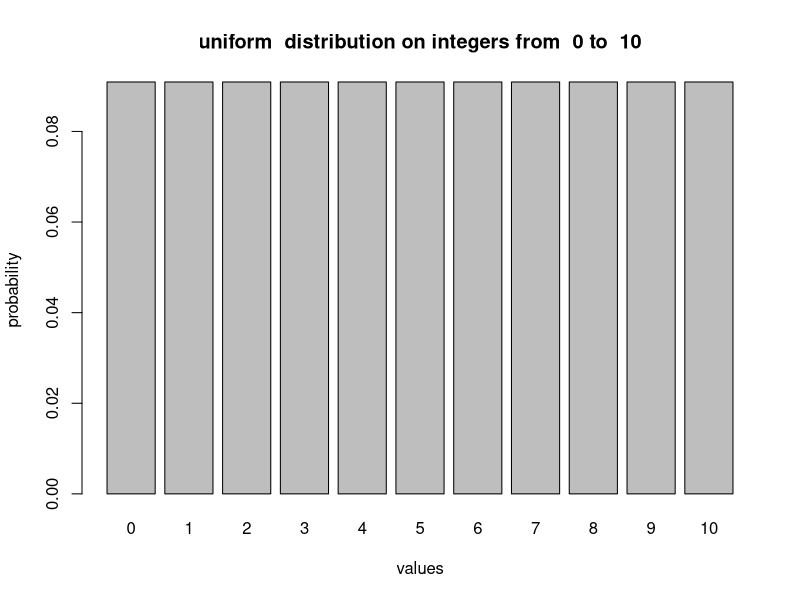
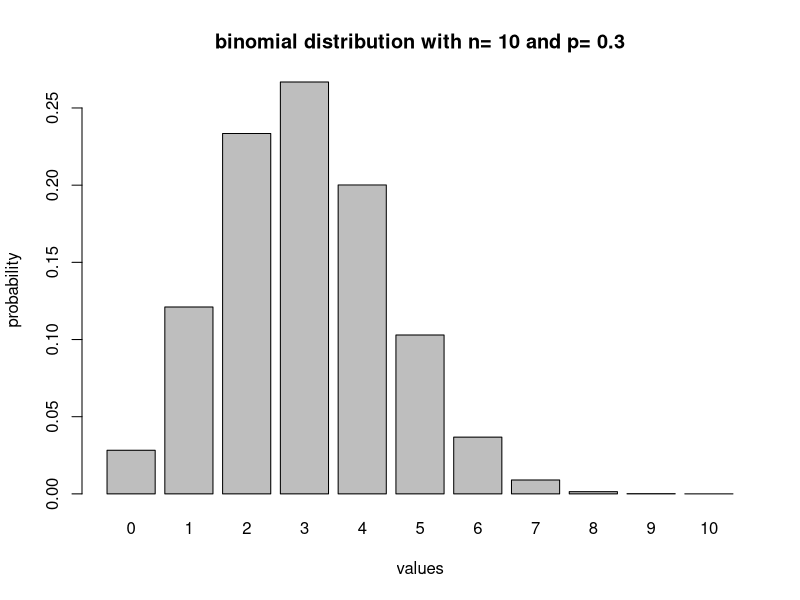
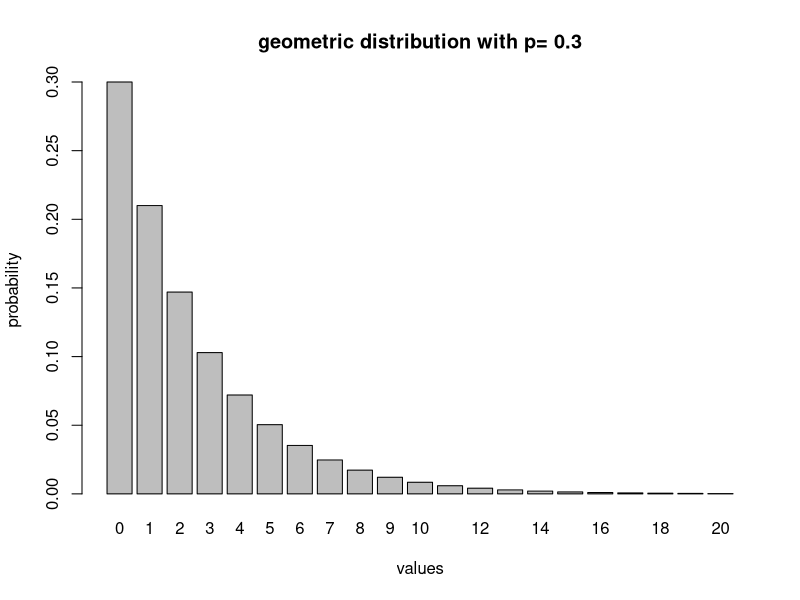
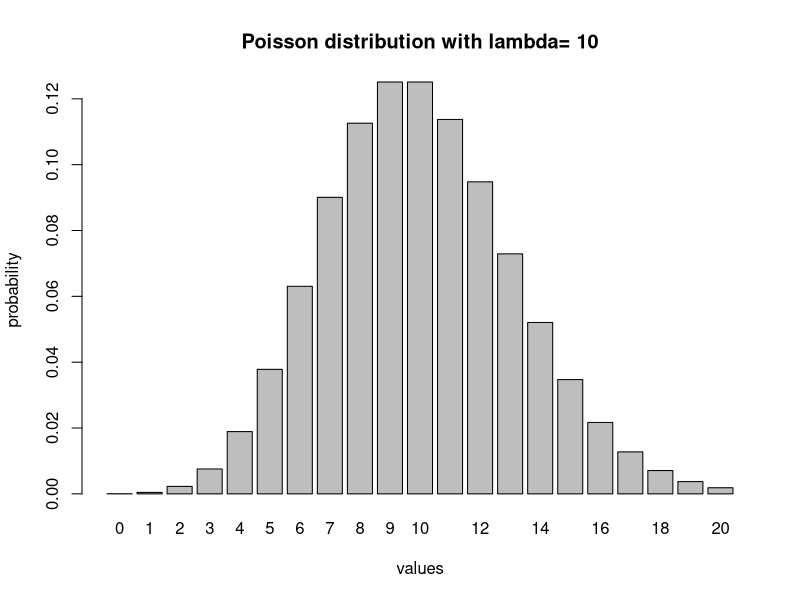
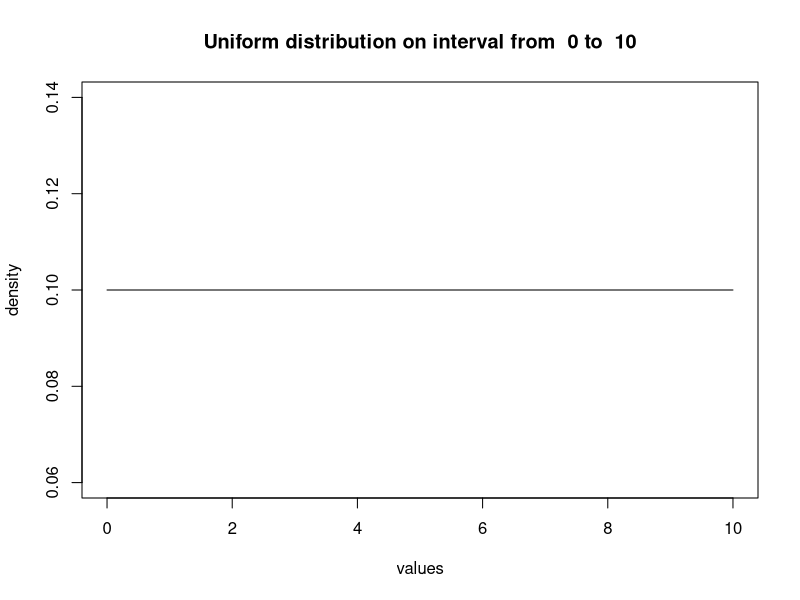
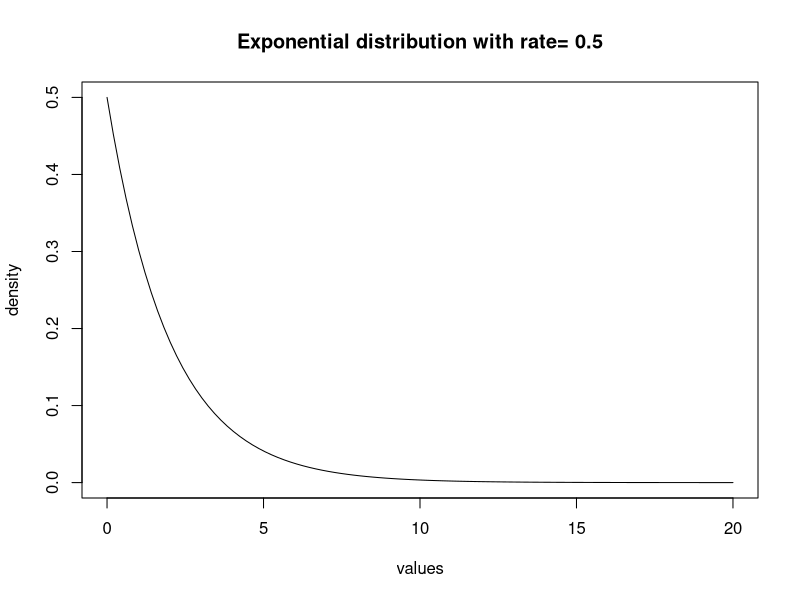
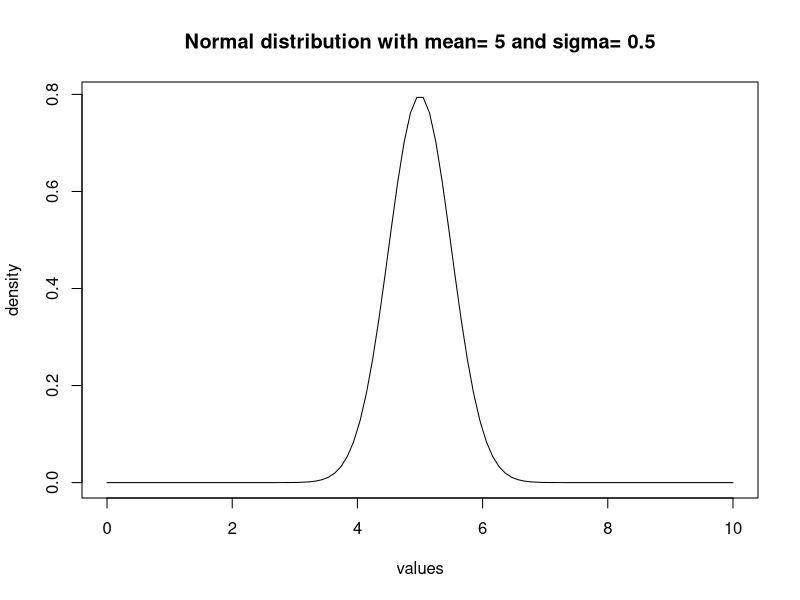
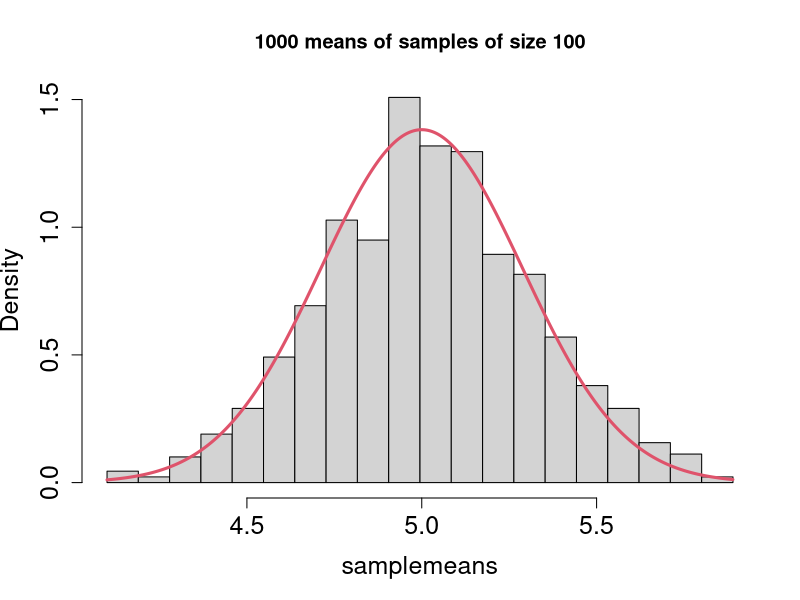

The R script that drew these images, in order:
## ---- chunk 1
knitr::opts_chunk$set(
  eval      = TRUE,
  comment   = "#",
  results   = "hold",
  message = FALSE,
  warning = FALSE,
  # collapse  = TRUE,
  fig.align = "center")
## ---- chunk 2
low <- 0 # minimum value
high <- 10 # maximum value
values <- low:high # vector of discrete values of the RV
num <- length(values)
probs <- rep(1 / num, num) # uniform mass function vector
barplot(probs, names.arg = values, xlab = 'values', ylab = 'probability',
        main = paste("uniform  distribution on integers from ", low, "to ", high))
## ---- chunk 3
unif.exp <- sum(values*probs)
paste("The expected value of uniform distribution is", unif.exp)
unif.var <- sum((unif.exp - values)^2*probs)
paste("The variance of uniform distribution is", unif.var)
## ---- chunk 4
n <- 10 # the number of trials
p <- 0.3 # the probability of success in one trial
values <- 0:n # vector of discrete values of the binomial
probs <- dbinom(values, n, p)
barplot(probs, names.arg = values, xlab = 'values', ylab = 'probability',
        main = paste("binomial distribution with n=", n, "and p=", p))
## ---- chunk 5
bin.exp <- sum(values*probs)
paste("The expected value of binomial distribution is", bin.exp)
bin.var <- sum((bin.exp - values)^2*probs)
paste("The variance of binomial distribution is", bin.var)
## ---- chunk 6
p <- 0.3 # the probability of success
low <- 0 # minimum value
high <- 20 # maximum value
values <- low:high # vector of discrete values of the RV
probs <- dgeom(values, p)
barplot(probs, names.arg = values, xlab = 'values', ylab = 'probability',
        main = paste("geometric distribution with p=", p))
## ---- chunk 7
geom.exp <- sum(values*probs)
paste("The expected value of geometric distribution is", geom.exp)
geom.var <- sum((geom.exp - values)^2*probs)
paste("The variance of geometric distribution is", geom.var)
## ---- chunk 8
low <- 0 # minimum value
high <- 20 # maximum value
lambda <- 10 # Poisson rate
values <- low:high # vector of discrete values of the RV
probs <- dpois(values, lambda)
barplot(probs, names.arg = values, xlab = 'values', ylab = 'probability',
        main = paste("Poisson distribution with lambda=", lambda))
## ---- chunk 9
pois.exp <- sum(values*probs)
paste("The expected value of Poisson distribution is", pois.exp)
pois.var <- sum((pois.exp - values)^2*probs)
paste("The variance of Poisson distribution is", pois.var)
## ---- chunk 10
low <- 0 # minimum value
high <- 10 # maximum values
number <- 100
values <- seq(low, high, length.out = number) # vector of discrete values of the RV
probs <- dunif(values, min=low, max = high)
plot(values, probs, t='l', xlab = 'values', ylab = 'density',
        main = paste("Uniform distribution on interval from ", low, "to ", high))
## ---- chunk 11
n <- 1000 # sample size
unif.sample <- runif(n, low, high) # generate sample
unif.exp <- mean(unif.sample)
paste("The expected value of uniform distribution is", unif.exp)
unif.var <- var(unif.sample)
paste("The variance of uniform distribution is", unif.var)
## ---- chunk 12
low <- 0 # minimum value
high <- 20 # maximum values
number <- 100
r <- 0.5
values <- seq(low,high,length.out = number) # vactor of discrete values of the RV
probs <- dexp(values, r)
plot(values, probs, t='l', xlab = 'values', ylab = 'density',
        main = paste("Exponential distribution with rate=", r))
## ---- chunk 13
n <- 1000 # sample size
exp.sample <- rexp(n, r) # generate sample
exp.exp <- mean(exp.sample)
paste("The expected value of exponential distribution is", exp.exp)
exp.var <- var(exp.sample)
paste("The variance of exponential distribution is", exp.var)
## ---- chunk 14
low <- 0 # minimum value
high <- 10 # maximum values
number <- 100
mu <- 5
sigma <- 0.5 
values <- seq(low,high,length.out = number) # vactor of discrete values of the RV
probs <- dnorm(values, mu, sigma)
plot(values, probs, t='l',xlab = 'values', ylab = 'density',
        main = paste("Normal distribution with mean=", mu, "and sigma=", sigma))
## ---- chunk 15
n <- 1000 # sample size
norm.sample <- rnorm(n, mu, sigma) # generate sample
norm.exp <- mean(norm.sample)
paste("The expected value of normal distribution is", norm.exp)
norm.var <- var(norm.sample)
paste("The variance of normal distribution is", norm.var)
## ---- chunk 16
numsamples <- 1000
size <- 100
# compute mean for different samples
samplemeans <- replicate(n = numsamples, mean(sample(0:10, size, replace = TRUE)))
break_points <- seq(min(samplemeans), max(samplemeans), 
                    (max(samplemeans) - min(samplemeans)) / 20)
hist(samplemeans, breaks = break_points, freq = FALSE, 
     cex.axis = 1.5, cex.lab = 1.5,
     main= '1000 means of samples of size 100')
sigma <- 10 / sqrt(12) / sqrt(size)
mu <- 5
range <- seq(min(samplemeans), max(samplemeans), sigma / 100)
lines(range, 
      dnorm(range, mu, sigma),
      t = 'l', lwd = 3, col = 2, lty = 1, cex.axis = 1.5, cex.lab = 1.5)
## ---- chunk 17
# Computing confidence intervals
qnorm(0.5) # the value that divides the density function in two
qnorm(0.95) # the value such that 95% of density is to its left 
size <- 100 # sample size
alpha <- 0.95 # significance level
sample <- runif(size)
s <- sd(sample) / sqrt(size) # standard error
z <- qnorm((1 - alpha) / 2) # z-value
left <- mean(sample) + s * z
right <- mean(sample) - s * z
print(right)
print(left)
## ---- chunk 18
# read the data
# original URL:
# https://datadryad.org/stash/dataset/doi:10.5061/dryad.013d5
dt <- read.csv("data/Brent_et_al_Behaviour_vs_Age.csv", stringsAsFactors = FALSE)
head(dt)
## ---- chunk 19

## ---- chunk 20
library(tidyverse)
library(fitdistrplus)
set.seed(101)
test_data <- tibble(x = rnorm(n = 500, mean = 3, sd = 1.5))
# example: find best-fitting Normal
my_normal <- fitdistr(test_data$x, densfun = "normal")
# note the slight discrepancies
my_normal
ggplot(test_data, aes(sample = x)) +
  stat_qq(distribution = qnorm, dparams = my_normal$estimate) +
  stat_qq_line(distribution = qnorm, dparams = my_normal$estimate) + 
  geom_abline(intercept = 0, slope = 1, linetype = 2, col = "red") +
  ggtitle("Q-Q plot assuming best-fitting Normal distribution")
